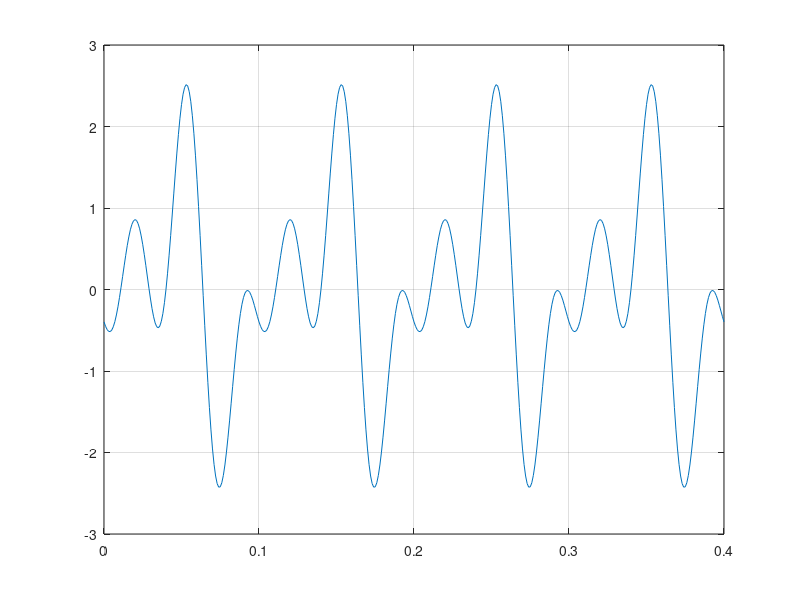

The MATLAB script that drew this image: (Note: this script raises an error after producing the figure.)
% conjunto de sinais definidos pela alinea 2
% N = 3;

f1 = 10;
f2 = 20;
f3 = 30;

f0 = gcd(gcd(f1, f2), f3);
T0 = 1/f0;
Ta = 0.001;
t = 0:Ta:4*T0;

delta = (rand(1,3) * 2*pi) - pi; % rand vai dar valores de 0 a 1 -> 0 a 2pi -> -pi a pi
xt = sin(2*pi*10*t + delta(1)) + sin(2*pi*20*t + delta(2)) + sin(2*pi*30*t + delta(3));

% todos os graficos vao ser diferentes pois os valores sao aleatorios
plot(t, xt)
grid on;

pot = calcPotencia(xt, Ta, T0);
disp("Potencia media: " + pot) % vai ter sempre o maesmo valor -> 1.5